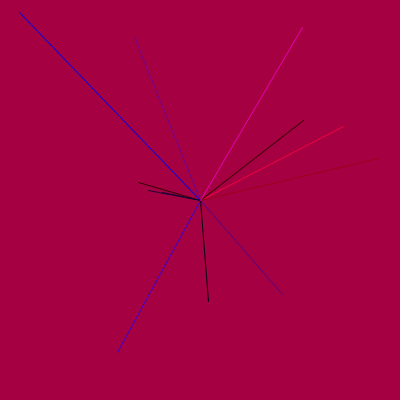
Frame 1 (no input)
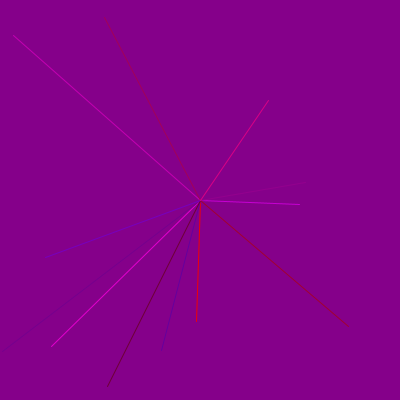
Frame 60 (the mouse pressed at the canvas centre just before this capture)
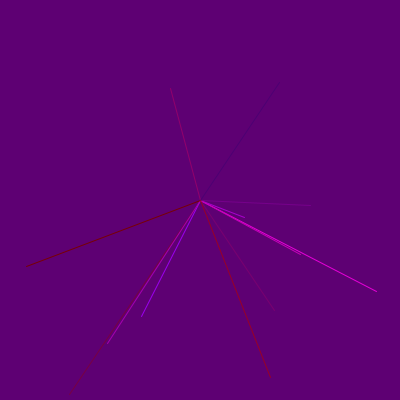
Frame 120 (the mouse held since frame 60 and released just before this capture)

The Processing sketch that drew these frames (run headless with seeded random() and noise(); from frame 60 on, the mouse is pressed at the canvas centre):

// Processing sketch: processing_183749
// ── processing_183749.pde

void setup () { 
  size (400,400);}

void draw () {
  frameRate(12);
  background(random(255), random(0), random(255));
stroke(random(255),random(0),random(255));
  line (200,200,random(400),random(400));
  stroke(random(255),random(0),random(255));
  line (200,200,random(400),random(400));
  stroke(random(255),random(0),random(255));
  line (200,200,random(400),random(400));
  stroke(random(255),random(0),random(255));
  line (200,200,random(400),random(400));
  stroke(random(255),random(0),random(255));
  line (200,200,random(400),random(400));
  stroke(random(255),random(0),random(255));
  line (200,200,random(400),random(400));
  stroke(random(255),random(0),random(255));
  line (200,200,random(400),random(400));
  stroke(random(255),random(0),random(255));
  line (200,200,random(400),random(400));
  stroke(random(255),random(0),random(255));
  line (200,200,random(400),random(400));
  stroke(random(255),random(0),random(255));
  line (200,200,random(400),random(400));
  stroke(random(255),random(0),random(255));
  line (200,200,random(400),random(400));
  stroke(random(255),random(0),random(255));
  line (200,200,random(400),random(400));
}
